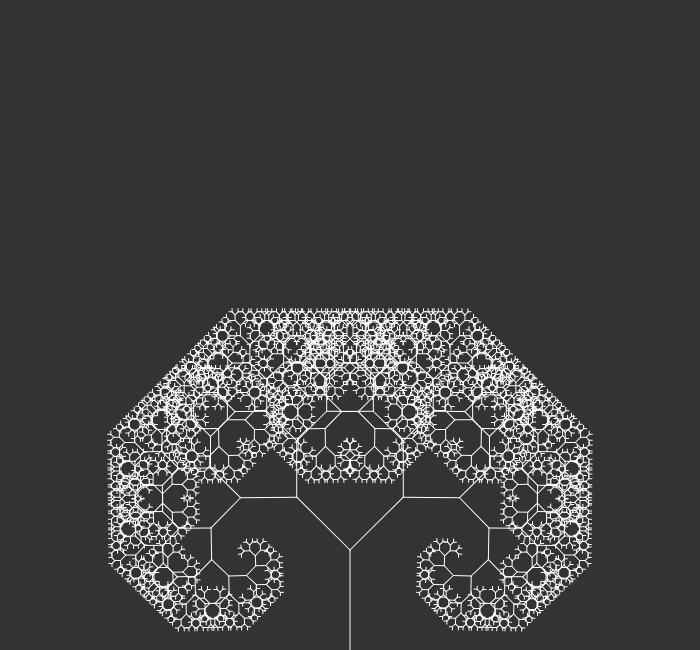
Frame 1 (no input)
Frame 60 (no input): identical to frame 1, image omitted
Frame 120 (the mouse pressed at the canvas centre since frame 60): identical to frame 1, image omitted

The p5.js sketch that drew this single still picture (run headless with seeded random() and noise() and a simulated clock; from frame 60 on, the mouse is pressed at the canvas centre):

// p5.js sketch
// ── sketch.js
var rotationAngle = 0;
var slider;

function setup() {
  createCanvas(700, 650);
  slider = createSlider(0, TWO_PI, PI / 4, 0.01);
}

function draw() {
  background(51);
  rotationAngle = slider.value();
  stroke(255);
  translate(350, height);
  branch(100);
}

function branch(len) {
  line(0, 0, 0, 0 - len);

  translate(0, -len);

  if (len > 4) {
    push();
    rotate(rotationAngle);
    branch(len * 0.75);
    pop();
    push();
    rotate(-rotationAngle);
    branch(len * 0.75);
    pop();
  }

  // line(0, 0, 0, 0 - len * 0.75);
}
